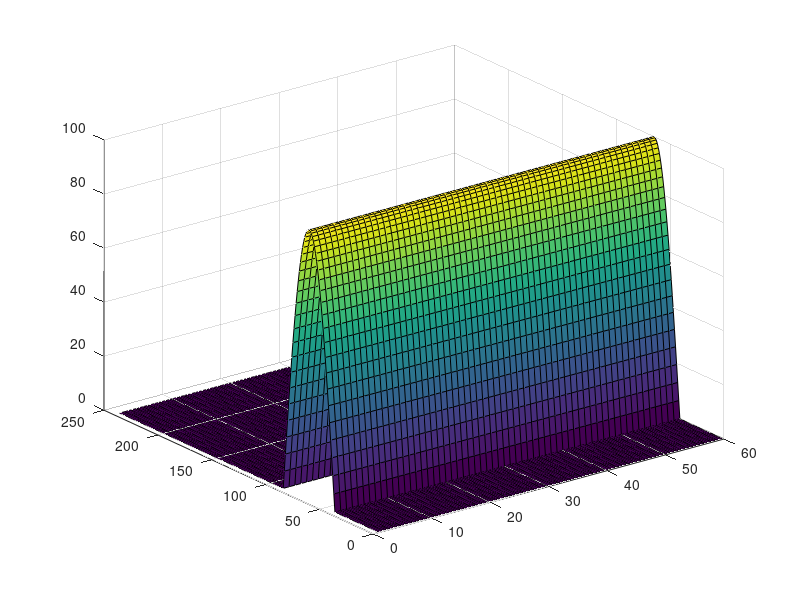

The MATLAB source for this figure: (Note: this script raises an error after producing the figure.)
function PinST_explicit_driver()
%% Parameters
h = 1.25;
dt = 1;
Max = 300;
x = 0:h:Max;
l = length(x);
N = 60;
Y = zeros(1, l);
for i = 1:length(x)
    if x(i) > 49 && x(i) < 111
        Y(i) = 100*sin(pi*(x(i)-50)/60);
    end
end
Y = repmat(Y,1,N);
fc_ratio = 2;
level = 4;
num_processors = 4;

Z = reshape(Y, l, N);
surf(Z)
pause(1);

%% Initialization
Y = PinST_initialization(Y, h, dt, N, fc_ratio, level);
Z = reshape(Y, l, N);
surf(Z)
pause(1);

for i = level - 1 : -1 : 1
    Y = PinST_relaxation(Y, h, dt, N, fc_ratio, i, num_processors);
    Z = reshape(Y, l, N);
    surf(Z)
    pause(1);
end

for j = 1:2
    Y = PinST_relaxation(Y, h, dt, N, fc_ratio, 1, num_processors);
    Z = reshape(Y, l, N);
    surf(Z)
    pause(1)
end

end
